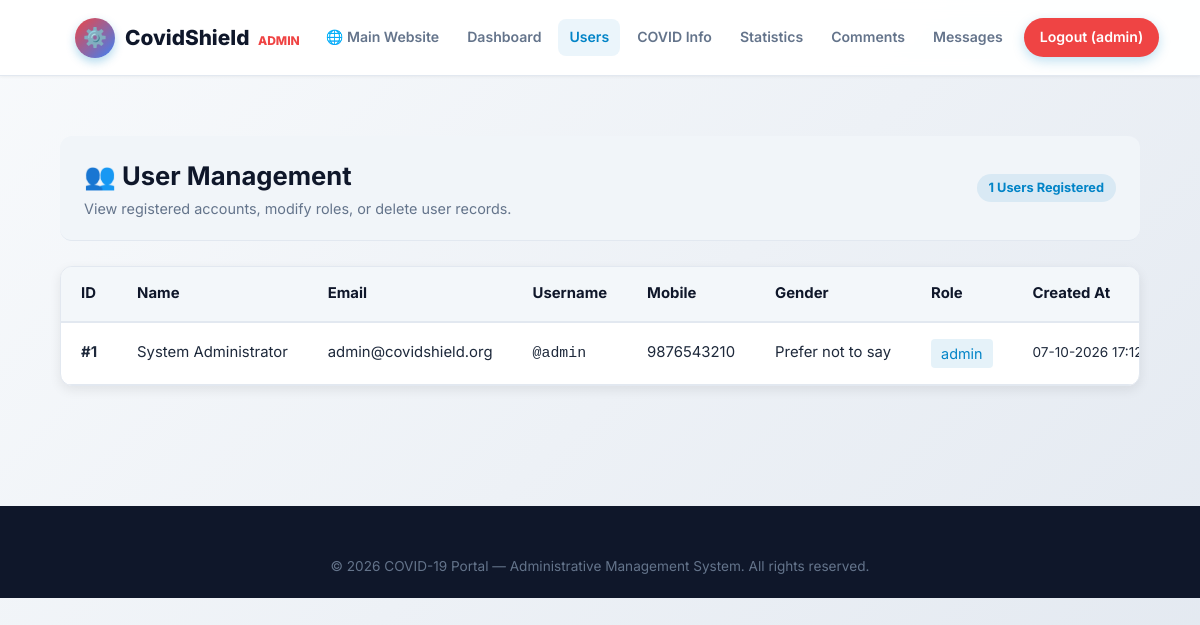
The page /admin/users.php (signed in) on the database its author committed.
### tables this page shows
CREATE TABLE `users` (
  `id` INT AUTO_INCREMENT PRIMARY KEY,
  `name` VARCHAR(100) NOT NULL,
  `email` VARCHAR(150) NOT NULL UNIQUE,
  `mobile` VARCHAR(15) NOT NULL,
  `username` VARCHAR(50) NOT NULL UNIQUE,
  `password` VARCHAR(255) NOT NULL,
  `gender` VARCHAR(20) DEFAULT 'Prefer not to say',
  `role` VARCHAR(20) DEFAULT 'user',
  `created_at` TIMESTAMP DEFAULT CURRENT_TIMESTAMP
);

### admin/users.php (the view, shortened to what this page needs)
<?php
$usersList = [];
try {
    $pdo = getDBConnection();
    if ($pdo) {
        $stmt = $pdo->prepare("SELECT id, name, email, mobile, username, gender, role, created_at FROM users ORDER BY id ASC");
        $stmt->execute();
        $usersList = $stmt->fetchAll();
    }
} catch (PDOException $e) {
    error_log("Fetch Users Error: " . $e->getMessage());
    $errorMessage = "Failed to retrieve user list.";
}
include 'includes/admin-header.php';
?>
<main class="container section">
    <div class="admin-page-wrapper">
        <div class="table-header-bar" style="margin-bottom: 25px; border-radius: var(--radius-md);">
            <div>
                <h1 style="font-size: 1.6rem; color: var(--secondary-color);">👥 User Management</h1>
                <p style="color: var(--text-muted); font-size: 0.9rem;">View registered accounts, modify roles, or delete user records.</p>
            </div>
            <span class="count-badge"><?php echo count($usersList); ?> Users Registered</span>
        </div>
        <div class="table-card-container">
            <div class="table-responsive">
                <table class="stats-table">
                    <thead>
                        <tr>
                            <th>ID</th>
                            <th>Name</th>
                            <th>Email</th>
                            <th>Username</th>
                            <th>Mobile</th>
                            <th>Gender</th>
                            <th>Role</th>
                            <th>Created At</th>
                        </tr>
                    </thead>
                    <tbody>
                        <?php if (empty($usersList)): ?>
                            <tr>
                                <td colspan="9" style="text-align: center; padding: 30px;">No registered users found.</td>
                            </tr>
                        <?php else: ?>
                            <?php foreach ($usersList as $u): ?>
                                <tr>
                                    <td><strong>#<?php echo $u['id']; ?></strong></td>
                                    <td><?php echo htmlspecialchars($u['name']); ?></td>
                                    <td><?php echo htmlspecialchars($u['email']); ?></td>
                                    <td><code>@<?php echo htmlspecialchars($u['username']); ?></code></td>
                                    <td><?php echo htmlspecialchars($u['mobile']); ?></td>
                                    <td><?php echo htmlspecialchars($u['gender']); ?></td>
                                    <td>
                                        <span class="role-badge <?php echo ($u['role'] === 'admin') ? 'role-admin' : ''; ?>">
                                            <?php echo htmlspecialchars($u['role']); ?>
                                        </span>
                                    </td>
                                    <td class="date-col"><?php echo htmlspecialchars(date('d-m-Y H:i', strtotime($u['created_at']))); ?></td>
                                </tr>
                            <?php endforeach; ?>
                        <?php endif; ?>
                    </tbody>
                </table>
            </div>
        </div>
    </div>
</main>
<?php include 'includes/admin-footer.php'; ?>

### public/assets/css/style.css (style rules this page uses)
:root { --primary-color: #0284c7; --primary-hover: #0369a1; --secondary-color: #0f172a; --accent-color: #10b981; --warning-color: #f59e0b; --danger-color: #ef4444; --bg-gradient: linear-gradient(135deg, #f8fafc 0%, #e2e8f0 100%); --surface-color: #ffffff; --surface-subtle: #f1f5f9; --text-main: #1e293b; --text-muted: #64748b; --text-light: #94a3b8; --border-color: #e2e8f0; --shadow-sm: 0 1px 3px rgba(0, 0, 0, 0.05); --shadow-md: 0 4px 12px rgba(0, 0, 0, 0.08); --shadow-lg: 0 10px 25px rgba(0, 0, 0, 0.12); --radius-sm: 8px; --radius-md: 12px; --radius-lg: 20px; --transition: all 0.3s cubic-bezier(0.4, 0, 0.2, 1); }
* { margin: 0; padding: 0; box-sizing: border-box; }
body { font-family: 'Inter', system-ui, -apple-system, sans-serif; background: var(--bg-gradient); color: var(--text-main); line-height: 1.6; min-height: 100vh; display: flex; flex-direction: column; }
.container { width: 90%; max-width: 1200px; margin: 0 auto; padding: 0 15px; }
.section { padding: 60px 0; }
.count-badge { background: rgba(2, 132, 199, 0.1); color: var(--primary-color); font-weight: 700; padding: 4px 12px; border-radius: 50px; font-size: 0.8rem; }
.table-card-container { background: var(--surface-color); border-radius: var(--radius-md); border: 1px solid var(--border-color); box-shadow: var(--shadow-md); overflow: hidden; }
.table-header-bar { padding: 20px 24px; background: var(--surface-subtle); border-bottom: 1px solid var(--border-color); display: flex; justify-content: space-between; align-items: center; flex-wrap: wrap; gap: 10px; }
.table-responsive { width: 100%; overflow-x: auto; }
.stats-table { width: 100%; border-collapse: collapse; text-align: left; font-size: 0.93rem; }
.stats-table th { background: rgba(241, 245, 249, 0.8); color: var(--secondary-color); font-weight: 700; padding: 15px 20px; border-bottom: 2px solid var(--border-color); white-space: nowrap; }
.stats-table td { padding: 16px 20px; border-bottom: 1px solid var(--border-color); color: var(--text-main); white-space: nowrap; }
.date-col { color: var(--text-muted); font-size: 0.85rem; }
.role-badge { display: inline-block; background: rgba(2, 132, 199, 0.1); color: var(--primary-color); padding: 3px 10px; border-radius: 4px; font-size: 0.9rem; width: fit-content; }

### rows shown on the page
users: id "1", name "System Administrator", email "admin@covidshield.org", username "admin", mobile "9876543210", gender "Prefer not to say", role "admin", created_at "07-10-2026…"

### other values the page prints
$_SESSION['username'] "admin"
count($usersList) "1"
